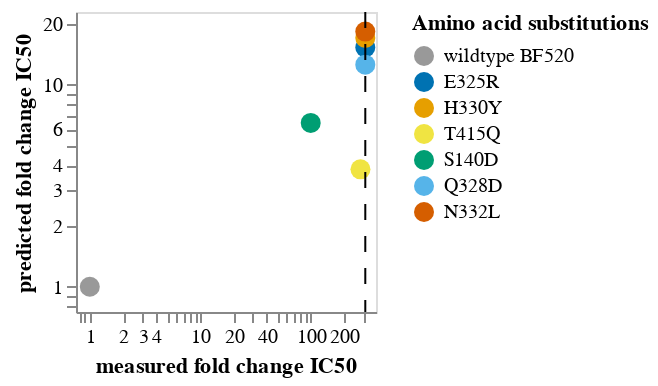
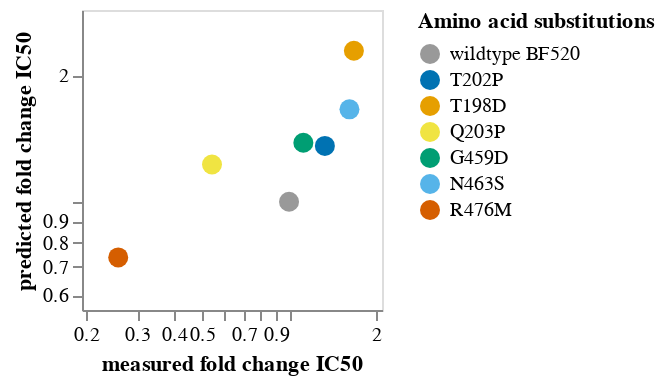
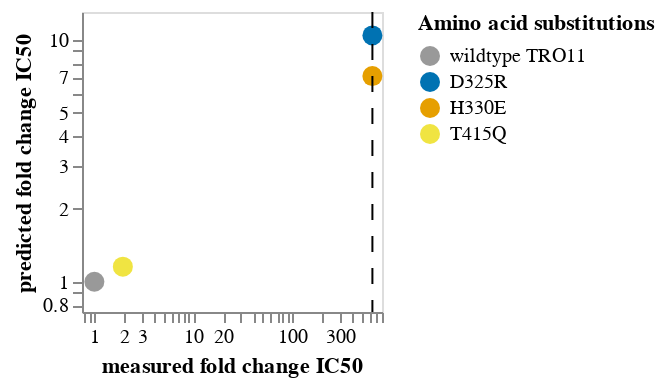
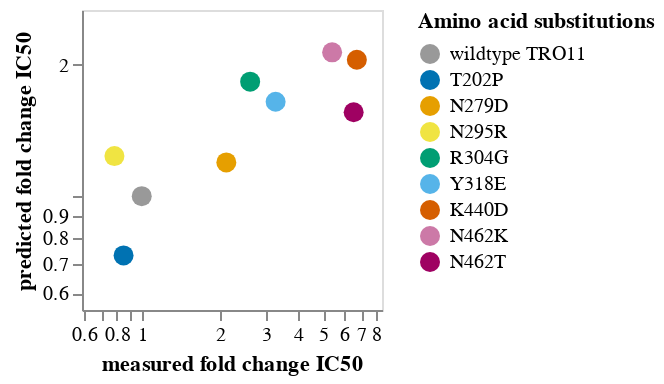

The cell these charts' notebook holds for them, in order:
### Markdown cell above
Now also calculate the fold changes, using the **median** prediction:

### Code cell
fold_changes = (
    validation_vs_prediction
    .rename(columns={"median_IC50": "predicted IC50"})
#    .query("aa_substitutions != ''")
    [["antibody",
      "virus",
      "aa_substitutions", 
      "measured IC50",
      "predicted IC50", 
      "times_seen", 
      "n_models"]]
    .merge(
        validation_vs_prediction
        .rename(columns={"median_IC50": "predicted IC50"})
        .query("aa_substitutions == ''")
        [["antibody", "virus", "measured IC50", "predicted IC50"]],
        on=["antibody", "virus"],
        how="left",
        #validate="many_to_one",
        suffixes=[" mutant", " unmutated"],
    )
    .assign(
        measured_fold_change=lambda x: x["measured IC50 mutant"] / x["measured IC50 unmutated"],
        predicted_fold_change=lambda x: x["predicted IC50 mutant"] / x["predicted IC50 unmutated"],
    )
)

plot_data = fold_changes.copy()
plot_data = plot_data[~plot_data['aa_substitutions'].str.contains(" ")]
#display(plot_data)
for virus in ["BF520", "TRO11"]:
    for antibody in ['10-1074', '3BNC117']:
        sub_plot_data = plot_data.query('virus==@virus').query('antibody==@antibody').copy()
        sub_plot_data['aa_substitutions'] = [f'wildtype {virus}' if x is '' else x for x in sub_plot_data['aa_substitutions']]
        fold_change_chart = (
            alt.Chart(sub_plot_data.query('virus==@virus').query('antibody==@antibody'))
            .encode(
                x=alt.X(
                    "measured_fold_change",
                    title="measured fold change IC50",
                    scale=alt.Scale(type="log", 
                                        nice=False,
                                       domain=(sub_plot_data["measured_fold_change"].min()*.75, 
                                           sub_plot_data["measured_fold_change"].max()*1.25)),
                       ),
                y=alt.Y(
                    "predicted_fold_change",
                    title="predicted fold change IC50",
                    scale=alt.Scale(type="log", 
                                    nice=False,
                                   domain=(sub_plot_data["predicted_fold_change"].min()*.75, 
                                           sub_plot_data["predicted_fold_change"].max()*1.25)),
                ),
                #facet=alt.Facet("antibody", columns=4, title=None),
                color=alt.Color("aa_substitutions", 
                                title="Amino acid substitutions", 
                                scale=alt.Scale(range=figure_palette),
                                sort=[
                                    'wildtype TRO11',
                                    'wildtype BF520',
                                    'E325R',
                                    'D325R',
                                    'H330Y',
                                    'N332L',
                                    'T415Q',
                                    'S140D',
                                    'Q328D',
                                    'H330E',
                                    'N332T',
                                    'T202P',
                                    'T198D',
                                    'Q203P',
                                    'N276D',
                                    'N279D',
                                    'N295R',
                                    'R304G',
                                    'Y318E',
                                    'K440D',
                                    'G459D',
                                    'N462K',
                                    'N462T',
                                    'N463S',
                                ],
                               ),
                tooltip=[
                    alt.Tooltip(c, format=".3g") if sub_plot_data[c].dtype == float
                    else c
                    for c in sub_plot_data.columns.tolist()
                ],
            )
            .mark_circle(filled=True, size=100, opacity=1)
            #.configure_axis(grid=False)
            #.resolve_scale(y="independent", x="independent")
            .properties(width=150, height=150)
        )
        
        antibody_df = fold_changes.query("antibody==@antibody").query('virus==@virus')
        antibody_df = antibody_df[~antibody_df['aa_substitutions'].str.contains(" ")]
        print(f"{antibody}:")
        slope, intercept, r_value, p_value, std_err = stats.linregress(
            antibody_df["predicted_fold_change"].astype(float),
            antibody_df["measured_fold_change"].astype(float))
        print(f"Predicted fold change correlation (R^2): {round(r_value**2,3)}")
        
        if antibody == "10-1074":
            line = alt.Chart(pd.DataFrame({'measured_fold_change': [sub_plot_data["measured_fold_change"].max()]})).mark_rule(strokeDash=[8,8]).encode(x='measured_fold_change')
        #elif antibody =="3BNC117":
        #    line = alt.Chart(pd.DataFrame({'measured_IC50': [4]})).mark_rule(strokeDash=[8,8]).encode(x='measured_IC50')
            (fold_change_chart + line).configure_axis(grid=False).display()
        else: 
            fold_change_chart.configure_axis(grid=False).display()

### Figure 1 — Vega-Lite specification as saved in the notebook (floating-point values rounded to 4 significant figures)
{"config": {"view": {"continuousWidth": 300, "continuousHeight": 300}, "axis": {"grid": false}}, "layer": [{"data": {"name": "data-13b781761e5b920ac15c108c164b7a37"}, "mark": {"type": "circle", "filled": true, "opacity": 1, "size": 100}, "encoding": {"color": {"field": "aa_substitutions", "scale": {"range": ["#999999", "#0072B2", "#E69F00", "#F0E442", "#009E73", "#56B4E9", "#D55E00", "#CC79A7", "#9F0162", "#8400CD"]}, "sort": ["wildtype TRO11", "wildtype BF520", "E325R", "D325R", "H330Y", "H330E", "T415Q", "S140D", "Q328D", "N332L", "T202P", "T198D", "Q203P", "N276D", "N279D", "N295R", "R304G", "Y318E", "K440D", "G459D", "N462K", "N462T", "N463S"], "title": "Amino acid substitutions", "type": "nominal"}, "tooltip": [{"field": "antibody", "type": "nominal"}, {"field": "virus", "type": "nominal"}, {"field": "aa_substitutions", "type": "nominal"}, {"field": "measured IC50 mutant", "format": ".3g", "type": "quantitative"}, {"field": "predicted IC50 mutant", "format": ".3g", "type": "quantitative"}, {"field": "times_seen", "format": ".3g", "type": "quantitative"}, {"field": "n_models", "type": "quantitative"}, {"field": "measured IC50 unmutated", "format": ".3g", "type": "quantitative"}, {"field": "predicted IC50 unmutated", "format": ".3g", "type": "quantitative"}, {"field": "measured_fold_change", "format": ".3g", "type": "quantitative"}, {"field": "predicted_fold_change", "format": ".3g", "type": "quantitative"}], "x": {"field": "measured_fold_change", "scale": {"domain": [0.75, 389.6], "nice": false, "type": "log"}, "title": "measured fold change IC50", "type": "quantitative"}, "y": {"field": "predicted_fold_change", "scale": {"domain": [0.75, 22.85], "nice": false, "type": "log"}, "title": "predicted fold change IC50", "type": "quantitative"}}}, {"data": {"name": "data-19bd2a0694e474507f75f76b872552e2"}, "mark": {"type": "rule", "strokeDash": [8, 8]}, "encoding": {"x": {"field": "measured_fold_change", "type": "quantitative"}}}], "height": 150, "width": 150, "$schema": "https://vega.github.io/schema/vega-lite/v5.15.1.json", "datasets": {"data-13b781761e5b920ac15c108c164b7a37": [{"antibody": "10-1074", "virus": "BF520", "aa_substitutions": "wildtype BF520", "measured IC50 mutant": 0.06417, "predicted IC50 mutant": 3.002, "times_seen": null, "n_models": 4, "measured IC50 unmutated": 0.06417, "predicted IC50 unmutated": 3.002, "measured_fold_change": 1.0, "predicted_fold_change": 1.0}, {"antibody": "10-1074", "virus": "BF520", "aa_substitutions": "E325R", "measured IC50 mutant": 20.0, "predicted IC50 mutant": 45.78, "times_seen": 5.375, "n_models": 4, "measured IC50 unmutated": 0.06417, "predicted IC50 unmutated": 3.002, "measured_fold_change": 311.7, "predicted_fold_change": 15.25}, {"antibody": "10-1074", "virus": "BF520", "aa_substitutions": "H330Y", "measured IC50 mutant": 20.0, "predicted IC50 mutant": 51.08, "times_seen": 46.83, "n_models": 4, "measured IC50 unmutated": 0.06417, "predicted IC50 unmutated": 3.002, "measured_fold_change": 311.7, "predicted_fold_change": 17.01}, {"antibody": "10-1074", "virus": "BF520", "aa_substitutions": "N332L", "measured IC50 mutant": 20.0, "predicted IC50 mutant": 54.89, "times_seen": 5.25, "n_models": 4, "measured IC50 unmutated": 0.06417, "predicted IC50 unmutated": 3.002, "measured_fold_change": 311.7, "predicted_fold_change": 18.28}, {"antibody": "10-1074", "virus": "BF520", "aa_substitutions": "Q328D", "measured IC50 mutant": 20.0, "predicted IC50 mutant": 37.67, "times_seen": 3.5, "n_models": 4, "measured IC50 unmutated": 0.06417, "predicted IC50 unmutated": 3.002, "measured_fold_change": 311.7, "predicted_fold_change": 12.55}, {"antibody": "10-1074", "virus": "BF520", "aa_substitutions": "S140D", "measured IC50 mutant": 6.413, "predicted IC50 mutant": 19.4, "times_seen": 6.25, "n_models": 4, "measured IC50 unmutated": 0.06417, "predicted IC50 unmutated": 3.002, "measured_fold_change": 99.94, "predicted_fold_change": 6.461}, {"antibody": "10-1074", "virus": "BF520", "aa_substitutions": "T415Q", "measured IC50 mutant": 18.09, "predicted IC50 mutant": 11.44, "times_seen": 10.5, "n_models": 4, "measured IC50 unmutated": 0.06417, "predicted IC50 unmutated": 3.002, "measured_fold_change": 281.9, "predicted_fold_change": 3.809}], "data-19bd2a0694e474507f75f76b872552e2": [{"measured_fold_change": 311.7}]}}

### Figure 2 — Vega-Lite specification as saved in the notebook (floating-point values rounded to 4 significant figures)
{"config": {"view": {"continuousWidth": 300, "continuousHeight": 300}, "axis": {"grid": false}}, "data": {"name": "data-1c9041bf8e24a9baa03d3be8edd10dc2"}, "mark": {"type": "circle", "filled": true, "opacity": 1, "size": 100}, "encoding": {"color": {"field": "aa_substitutions", "scale": {"range": ["#999999", "#0072B2", "#E69F00", "#F0E442", "#009E73", "#56B4E9", "#D55E00", "#CC79A7", "#9F0162", "#8400CD"]}, "sort": ["wildtype TRO11", "wildtype BF520", "E325R", "D325R", "H330Y", "H330E", "T415Q", "S140D", "Q328D", "N332L", "T202P", "T198D", "Q203P", "N276D", "N279D", "N295R", "R304G", "Y318E", "K440D", "G459D", "N462K", "N462T", "N463S"], "title": "Amino acid substitutions", "type": "nominal"}, "tooltip": [{"field": "antibody", "type": "nominal"}, {"field": "virus", "type": "nominal"}, {"field": "aa_substitutions", "type": "nominal"}, {"field": "measured IC50 mutant", "format": ".3g", "type": "quantitative"}, {"field": "predicted IC50 mutant", "format": ".3g", "type": "quantitative"}, {"field": "times_seen", "format": ".3g", "type": "quantitative"}, {"field": "n_models", "type": "quantitative"}, {"field": "measured IC50 unmutated", "format": ".3g", "type": "quantitative"}, {"field": "predicted IC50 unmutated", "format": ".3g", "type": "quantitative"}, {"field": "measured_fold_change", "format": ".3g", "type": "quantitative"}, {"field": "predicted_fold_change", "format": ".3g", "type": "quantitative"}], "x": {"field": "measured_fold_change", "scale": {"domain": [0.1932, 2.092], "nice": false, "type": "log"}, "title": "measured fold change IC50", "type": "quantitative"}, "y": {"field": "predicted_fold_change", "scale": {"domain": [0.5532, 2.855], "nice": false, "type": "log"}, "title": "predicted fold change IC50", "type": "quantitative"}}, "height": 150, "width": 150, "$schema": "https://vega.github.io/schema/vega-lite/v5.15.1.json", "datasets": {"data-1c9041bf8e24a9baa03d3be8edd10dc2": [{"antibody": "3BNC117", "virus": "BF520", "aa_substitutions": "wildtype BF520", "measured IC50 mutant": 0.03551, "predicted IC50 mutant": 1.933, "times_seen": null, "n_models": 3, "measured IC50 unmutated": 0.03551, "predicted IC50 unmutated": 1.933, "measured_fold_change": 1.0, "predicted_fold_change": 1.0}, {"antibody": "3BNC117", "virus": "BF520", "aa_substitutions": "G459D", "measured IC50 mutant": 0.03978, "predicted IC50 mutant": 2.669, "times_seen": 22.67, "n_models": 3, "measured IC50 unmutated": 0.03551, "predicted IC50 unmutated": 1.933, "measured_fold_change": 1.12, "predicted_fold_change": 1.381}, {"antibody": "3BNC117", "virus": "BF520", "aa_substitutions": "N463S", "measured IC50 mutant": 0.05737, "predicted IC50 mutant": 3.205, "times_seen": 6.0, "n_models": 3, "measured IC50 unmutated": 0.03551, "predicted IC50 unmutated": 1.933, "measured_fold_change": 1.616, "predicted_fold_change": 1.658}, {"antibody": "3BNC117", "virus": "BF520", "aa_substitutions": "Q203P", "measured IC50 mutant": 0.01926, "predicted IC50 mutant": 2.37, "times_seen": 8.111, "n_models": 3, "measured IC50 unmutated": 0.03551, "predicted IC50 unmutated": 1.933, "measured_fold_change": 0.5423, "predicted_fold_change": 1.226}, {"antibody": "3BNC117", "virus": "BF520", "aa_substitutions": "R476M", "measured IC50 mutant": 0.009145, "predicted IC50 mutant": 1.425, "times_seen": 16.33, "n_models": 3, "measured IC50 unmutated": 0.03551, "predicted IC50 unmutated": 1.933, "measured_fold_change": 0.2575, "predicted_fold_change": 0.7376}, {"antibody": "3BNC117", "virus": "BF520", "aa_substitutions": "T198D", "measured IC50 mutant": 0.05943, "predicted IC50 mutant": 4.415, "times_seen": 13.33, "n_models": 3, "measured IC50 unmutated": 0.03551, "predicted IC50 unmutated": 1.933, "measured_fold_change": 1.674, "predicted_fold_change": 2.284}, {"antibody": "3BNC117", "virus": "BF520", "aa_substitutions": "T202P", "measured IC50 mutant": 0.0472, "predicted IC50 mutant": 2.623, "times_seen": 23.11, "n_models": 3, "measured IC50 unmutated": 0.03551, "predicted IC50 unmutated": 1.933, "measured_fold_change": 1.329, "predicted_fold_change": 1.357}]}}

### Figure 3 — Vega-Lite specification as saved in the notebook (floating-point values rounded to 4 significant figures)
{"config": {"view": {"continuousWidth": 300, "continuousHeight": 300}, "axis": {"grid": false}}, "layer": [{"data": {"name": "data-baeec0a5aa7560069db048e0830a8806"}, "mark": {"type": "circle", "filled": true, "opacity": 1, "size": 100}, "encoding": {"color": {"field": "aa_substitutions", "scale": {"range": ["#999999", "#0072B2", "#E69F00", "#F0E442", "#009E73", "#56B4E9", "#D55E00", "#CC79A7", "#9F0162", "#8400CD"]}, "sort": ["wildtype TRO11", "wildtype BF520", "E325R", "D325R", "H330Y", "H330E", "T415Q", "S140D", "Q328D", "N332L", "T202P", "T198D", "Q203P", "N276D", "N279D", "N295R", "R304G", "Y318E", "K440D", "G459D", "N462K", "N462T", "N463S"], "title": "Amino acid substitutions", "type": "nominal"}, "tooltip": [{"field": "antibody", "type": "nominal"}, {"field": "virus", "type": "nominal"}, {"field": "aa_substitutions", "type": "nominal"}, {"field": "measured IC50 mutant", "format": ".3g", "type": "quantitative"}, {"field": "predicted IC50 mutant", "format": ".3g", "type": "quantitative"}, {"field": "times_seen", "format": ".3g", "type": "quantitative"}, {"field": "n_models", "type": "quantitative"}, {"field": "measured IC50 unmutated", "format": ".3g", "type": "quantitative"}, {"field": "predicted IC50 unmutated", "format": ".3g", "type": "quantitative"}, {"field": "measured_fold_change", "format": ".3g", "type": "quantitative"}, {"field": "predicted_fold_change", "format": ".3g", "type": "quantitative"}], "x": {"field": "measured_fold_change", "scale": {"domain": [0.75, 801.0], "nice": false, "type": "log"}, "title": "measured fold change IC50", "type": "quantitative"}, "y": {"field": "predicted_fold_change", "scale": {"domain": [0.75, 13.04], "nice": false, "type": "log"}, "title": "predicted fold change IC50", "type": "quantitative"}}}, {"data": {"name": "data-76f0f4676b454ea7bae07b240db3e150"}, "mark": {"type": "rule", "strokeDash": [8, 8]}, "encoding": {"x": {"field": "measured_fold_change", "type": "quantitative"}}}], "height": 150, "width": 150, "$schema": "https://vega.github.io/schema/vega-lite/v5.15.1.json", "datasets": {"data-baeec0a5aa7560069db048e0830a8806": [{"antibody": "10-1074", "virus": "TRO11", "aa_substitutions": "wildtype TRO11", "measured IC50 mutant": 0.03121, "predicted IC50 mutant": 2.478, "times_seen": null, "n_models": 3, "measured IC50 unmutated": 0.03121, "predicted IC50 unmutated": 2.478, "measured_fold_change": 1.0, "predicted_fold_change": 1.0}, {"antibody": "10-1074", "virus": "TRO11", "aa_substitutions": "D325R", "measured IC50 mutant": 20.0, "predicted IC50 mutant": 25.85, "times_seen": 5.0, "n_models": 2, "measured IC50 unmutated": 0.03121, "predicted IC50 unmutated": 2.478, "measured_fold_change": 640.8, "predicted_fold_change": 10.43}, {"antibody": "10-1074", "virus": "TRO11", "aa_substitutions": "H330E", "measured IC50 mutant": 20.0, "predicted IC50 mutant": 17.56, "times_seen": 7.111, "n_models": 3, "measured IC50 unmutated": 0.03121, "predicted IC50 unmutated": 2.478, "measured_fold_change": 640.8, "predicted_fold_change": 7.085}, {"antibody": "10-1074", "virus": "TRO11", "aa_substitutions": "T415Q", "measured IC50 mutant": 0.0605, "predicted IC50 mutant": 2.861, "times_seen": 5.972, "n_models": 3, "measured IC50 unmutated": 0.03121, "predicted IC50 unmutated": 2.478, "measured_fold_change": 1.939, "predicted_fold_change": 1.155}], "data-76f0f4676b454ea7bae07b240db3e150": [{"measured_fold_change": 640.8}]}}

### Figure 4 — Vega-Lite specification as saved in the notebook (floating-point values rounded to 4 significant figures)
{"config": {"view": {"continuousWidth": 300, "continuousHeight": 300}, "axis": {"grid": false}}, "data": {"name": "data-ad5563c3e556a40c61fd1d014d0b682c"}, "mark": {"type": "circle", "filled": true, "opacity": 1, "size": 100}, "encoding": {"color": {"field": "aa_substitutions", "scale": {"range": ["#999999", "#0072B2", "#E69F00", "#F0E442", "#009E73", "#56B4E9", "#D55E00", "#CC79A7", "#9F0162", "#8400CD"]}, "sort": ["wildtype TRO11", "wildtype BF520", "E325R", "D325R", "H330Y", "H330E", "T415Q", "S140D", "Q328D", "N332L", "T202P", "T198D", "Q203P", "N276D", "N279D", "N295R", "R304G", "Y318E", "K440D", "G459D", "N462K", "N462T", "N463S"], "title": "Amino acid substitutions", "type": "nominal"}, "tooltip": [{"field": "antibody", "type": "nominal"}, {"field": "virus", "type": "nominal"}, {"field": "aa_substitutions", "type": "nominal"}, {"field": "measured IC50 mutant", "format": ".3g", "type": "quantitative"}, {"field": "predicted IC50 mutant", "format": ".3g", "type": "quantitative"}, {"field": "times_seen", "format": ".3g", "type": "quantitative"}, {"field": "n_models", "type": "quantitative"}, {"field": "measured IC50 unmutated", "format": ".3g", "type": "quantitative"}, {"field": "predicted IC50 unmutated", "format": ".3g", "type": "quantitative"}, {"field": "measured_fold_change", "format": ".3g", "type": "quantitative"}, {"field": "predicted_fold_change", "format": ".3g", "type": "quantitative"}], "x": {"field": "measured_fold_change", "scale": {"domain": [0.5887, 8.425], "nice": false, "type": "log"}, "title": "measured fold change IC50", "type": "quantitative"}, "y": {"field": "predicted_fold_change", "scale": {"domain": [0.5488, 2.668], "nice": false, "type": "log"}, "title": "predicted fold change IC50", "type": "quantitative"}}, "height": 150, "width": 150, "$schema": "https://vega.github.io/schema/vega-lite/v5.15.1.json", "datasets": {"data-ad5563c3e556a40c61fd1d014d0b682c": [{"antibody": "3BNC117", "virus": "TRO11", "aa_substitutions": "wildtype TRO11", "measured IC50 mutant": 0.2567, "predicted IC50 mutant": 3.452, "times_seen": null, "n_models": 3, "measured IC50 unmutated": 0.2567, "predicted IC50 unmutated": 3.452, "measured_fold_change": 1.0, "predicted_fold_change": 1.0}, {"antibody": "3BNC117", "virus": "TRO11", "aa_substitutions": "K440D", "measured IC50 mutant": 1.73, "predicted IC50 mutant": 7.087, "times_seen": 3.167, "n_models": 3, "measured IC50 unmutated": 0.2567, "predicted IC50 unmutated": 3.452, "measured_fold_change": 6.74, "predicted_fold_change": 2.053}, {"antibody": "3BNC117", "virus": "TRO11", "aa_substitutions": "N279D", "measured IC50 mutant": 0.5437, "predicted IC50 mutant": 4.124, "times_seen": 3.0, "n_models": 3, "measured IC50 unmutated": 0.2567, "predicted IC50 unmutated": 3.452, "measured_fold_change": 2.118, "predicted_fold_change": 1.195}, {"antibody": "3BNC117", "virus": "TRO11", "aa_substitutions": "N295R", "measured IC50 mutant": 0.2015, "predicted IC50 mutant": 4.265, "times_seen": 3.333, "n_models": 3, "measured IC50 unmutated": 0.2567, "predicted IC50 unmutated": 3.452, "measured_fold_change": 0.7849, "predicted_fold_change": 1.235}, {"antibody": "3BNC117", "virus": "TRO11", "aa_substitutions": "N462K", "measured IC50 mutant": 1.39, "predicted IC50 mutant": 7.369, "times_seen": 7.944, "n_models": 3, "measured IC50 unmutated": 0.2567, "predicted IC50 unmutated": 3.452, "measured_fold_change": 5.413, "predicted_fold_change": 2.134}, {"antibody": "3BNC117", "virus": "TRO11", "aa_substitutions": "N462T", "measured IC50 mutant": 1.682, "predicted IC50 mutant": 5.373, "times_seen": 2.5, "n_models": 3, "measured IC50 unmutated": 0.2567, "predicted IC50 unmutated": 3.452, "measured_fold_change": 6.553, "predicted_fold_change": 1.556}, {"antibody": "3BNC117", "virus": "TRO11", "aa_substitutions": "R304G", "measured IC50 mutant": 0.6716, "predicted IC50 mutant": 6.313, "times_seen": 2.833, "n_models": 3, "measured IC50 unmutated": 0.2567, "predicted IC50 unmutated": 3.452, "measured_fold_change": 2.616, "predicted_fold_change": 1.829}, {"antibody": "3BNC117", "virus": "TRO11", "aa_substitutions": "T202P", "measured IC50 mutant": 0.2185, "predicted IC50 mutant": 2.526, "times_seen": 3.556, "n_models": 3, "measured IC50 unmutated": 0.2567, "predicted IC50 unmutated": 3.452, "measured_fold_change": 0.8512, "predicted_fold_change": 0.7317}, {"antibody": "3BNC117", "virus": "TRO11", "aa_substitutions": "Y318E", "measured IC50 mutant": 0.8418, "predicted IC50 mutant": 5.68, "times_seen": 5.167, "n_models": 3, "measured IC50 unmutated": 0.2567, "predicted IC50 unmutated": 3.452, "measured_fold_change": 3.279, "predicted_fold_change": 1.645}]}}
